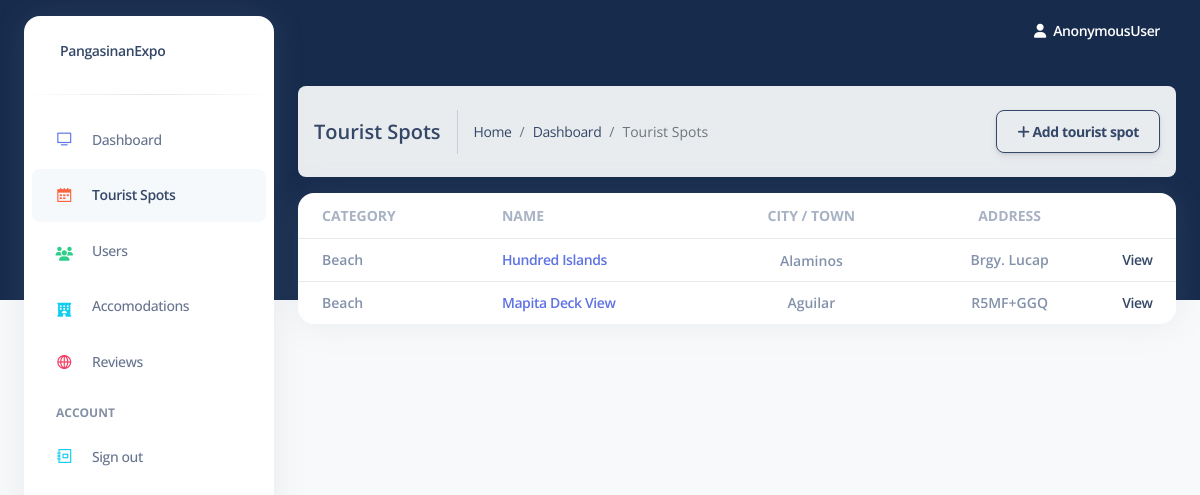
The page /tourist-spots/admin/ on the database as committed earlier.
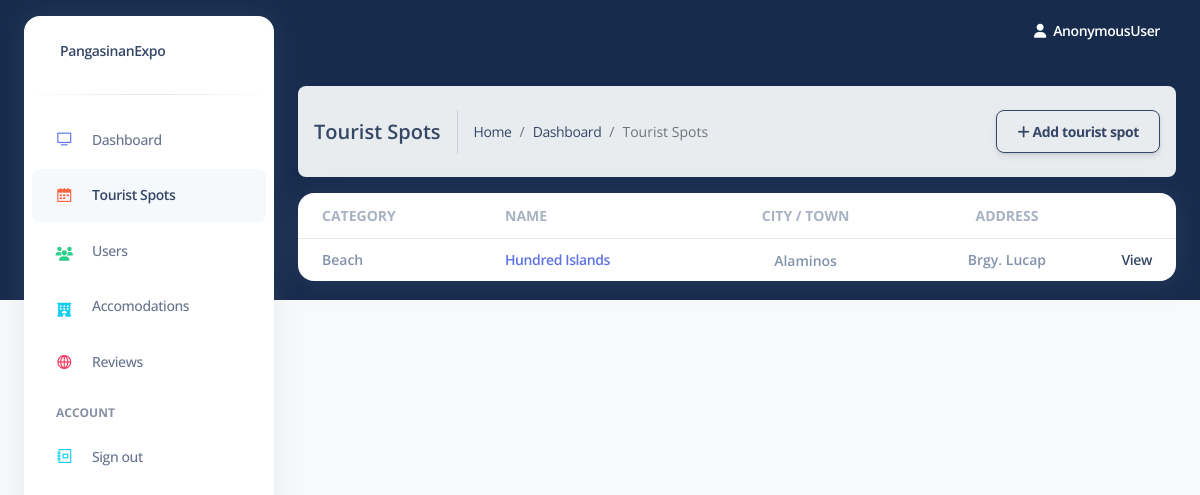
The same page on the database as committed later.
### home/models.py (models this page shows, shortened)
class TouristSpot(models.Model):
    name = models.CharField(max_length=100)
    description = models.TextField()
    address = models.CharField(max_length=100)
    city_or_town = models.CharField(
        max_length=100,
        choices=get_city_town_choices()
    )
    category = models.CharField(max_length = 100, choices = get_categories, null=True, blank = True)
    latitude = models.CharField(max_length=50)
    longitude = models.CharField(max_length=50)

### home/view/admin.py (the view)
# urls.py: path('tourist-spots/admin/', tourist_spots, name="tourist-spots-admin"),
def tourist_spots(request):
    spots = TouristSpot.objects.all()
    context = {
        'spots': spots
    }
    return render(request, 'home/admin/tourist_spots.html', context)

### home/templates/home/admin/tourist_spots.html (shortened to what this page needs)
{% extends 'home/admin/layout.html' %}
{% block content %}
<div class="container-fluid my-4">
    <nav aria-label="breadcrumb align-items-center">
        <ol class="breadcrumb d-flex align-items-center justify-content-between w-100">
            <div class="d-flex align-items-center">
                <h5 class="mt-2 d-none d-lg-block">Tourist Spots</h5>
                <li class="breadcrumb-item"><a href="javascript:;">Home</a></li>
                <li class="breadcrumb-item"><a href="javascript:;">Dashboard</a></li>
                <li class="breadcrumb-item active" aria-current="page">Tourist Spots</li>
            </div>
            <div class="d-flex align-items-center">
                <div>
                <a href="{% url 'add-tourist-spot' %}" type="button" class="btn btn-outline-default active text-dark d-none d-sm-block mt-3 w-100"><i class="fa fa-plus"></i> Add tourist spot</a>
                </div>
            </div>
        </ol>
    </nav>
    <div class="card">
        <div class="table-responsive ">
          <table class="table align-items-center mb-0 table-hover" id="table">
            <thead>
              <tr>
                <th class=" text-uppercase text-secondary text-sm font-weight-bolder opacity-7">Category</th>
                <th class="text-uppercase text-secondary text-sm font-weight-bolder opacity-7 ps-2">Name</th>
                <th class="text-center text-uppercase text-secondary text-sm font-weight-bolder opacity-7">City / Town</th>
                <th class="text-center text-uppercase text-secondary text-sm font-weight-bolder opacity-7">Address</th>
                <th class="text-center text-uppercase text-secondary text-sm font-weight-bolder opacity-7"></th>
              </tr>
            </thead>
            <tbody>
                {% for spot in spots %}
                    <tr>
                        <td class="">
                            <span class="text-secondary text-sm font-weight-bold ms-3">{{ spot.category }}</span>
                        </td>
                        <td>
                            <span class="text-default text-sm font-weight-bold"><a href="{% url 'tourist-spot-admin' spot.id %}" class="text-primary">{{ spot.name }}</a></span>
                        </td>
                        <td class="align-middle text-center text-sm">
                            <span class="text-secondary text-sm font-weight-bold">{{ spot.city_or_town }}</span>
                        </td>
                        <td class="align-middle text-center">
                            <span class="text-secondary text-sm font-weight-bold">{{ spot.address }}</span>
                        </td>
                        <td class="text-center">
                            <span class="text-secondary text-sm font-weight-bold"><a href="{% url 'tourist-spot-admin' spot.id %}">View</a></span>
                        </td>
                    </tr>
                {% endfor %}
            </tbody>
          </table>
        </div>
    </div>
</div>
{% endblock %}

### home/templates/home/admin/layout.html (shortened to what this page needs)
<!DOCTYPE html>
<html lang="en">
{% load static %}
<head>
  <link href="/static/assets/css/nucleo-icons.css" rel="stylesheet" />
  <link href="/static/assets/css/nucleo-svg.css" rel="stylesheet" />
  <link rel="stylesheet" href="https://cdnjs.cloudflare.com/ajax/libs/font-awesome/6.7.0/css/all.min.css" />
  <link href="/static/assets/css/nucleo-svg.css" rel="stylesheet" />
  <link id="pagestyle" href="/static/assets/css/argon-dashboard.css?v=2.0.4" rel="stylesheet" />
  <link rel="stylesheet" href="{% static 'assets/css/dataTables.min.css' %}" type="text/css">
</head>
<body class="g-sidenav-show  bg-gray-100">
    {% include 'home/admin/includes/aside.html' %}
  <main class="main-content position-relative border-radius-lg ">
    {% include 'home/admin/includes/nav.html' %}
    {% block content %}
    {% endblock %}
  </main>
</body>
</html>

### home/templates/home/admin/includes/aside.html (shortened to what this page needs)
<aside class="sidenav bg-white navbar navbar-vertical navbar-expand-xs border-0 border-radius-xl my-3 fixed-start ms-4 " id="sidenav-main">
    <div class="sidenav-header">
      <a class="navbar-brand m-0" href="" target="_blank">
        <span class="ms-1 font-weight-bold">PangasinanExpo</span>
      </a>
    </div>
    <hr class="horizontal dark mt-0">
    <div class="collapse navbar-collapse  w-auto " id="sidenav-collapse-main">
      <ul class="navbar-nav">
        <li class="nav-item">
          <a class="nav-link {% if request.path == '/dashboard/' %} bg-default active {% endif %}" href="{% url 'dashboard' %}">
            <div class="icon icon-shape icon-sm border-radius-md text-center me-2 d-flex align-items-center justify-content-center">
              <i class="ni ni-tv-2 text-primary text-sm opacity-10"></i>
            </div>
            <span class="nav-link-text ms-1">Dashboard</span>
          </a>
        </li>
        <li class="nav-item">
          <a class="nav-link {% if request.path == '/tourist-spots/admin/' %} bg-default active {% endif %} " href="{% url 'tourist-spots-admin' %}">
            <div class="icon icon-shape icon-sm border-radius-md text-center me-2 d-flex align-items-center justify-content-center">
              <i class="ni ni-calendar-grid-58 text-warning text-sm opacity-10"></i>
            </div>
            <span class="nav-link-text ms-1">Tourist Spots</span>
          </a>
        </li>
        <li class="nav-item">
          <a class="nav-link {% if request.path == '/users/admin/' %} bg-default active {%  endif %}" href="{% url 'users-admin' %}">
            <div class="icon icon-shape icon-sm border-radius-md text-center me-2 d-flex align-items-center justify-content-center">
              <i class="fa fa-users text-success text-sm opacity-10"></i>
            </div>
            <span class="nav-link-text ms-1">Users</span>
          </a>
        </li>
        <li class="nav-item">
          <a class="nav-link  {% if request.path == '/accommodations/admin/' %} bg-default active {% endif %} " href="{% url 'accommodations-admin' %}">
            <div class="icon icon-shape icon-sm border-radius-md text-center me-2 d-flex align-items-center justify-content-center">
              <i class="fa fa-hotel text-info text-sm opacity-10"></i>
            </div>
            <span class="nav-link-text ms-1">Accomodations</span>
          </a>
        </li>
        <li class="nav-item">
          <a class="nav-link " href="{% url 'testimonials-admin' %}">
            <div class="icon icon-shape icon-sm border-radius-md text-center me-2 d-flex align-items-center justify-content-center">
              <i class="ni ni-world-2 text-danger text-sm opacity-10"></i>
            </div>
            <span class="nav-link-text ms-1">Reviews</span>
          </a>
        </li>
        <li class="nav-item mt-3">
          <h6 class="ps-4 ms-2 text-uppercase text-xs font-weight-bolder opacity-6">Account</h6>
        </li>
        <li class="nav-item">
          <a class="nav-link " href="{% url 'custom_logout' %}">
            <div class="icon icon-shape icon-sm border-radius-md text-center me-2 d-flex align-items-center justify-content-center">
              <i class="ni ni-collection text-info text-sm opacity-10"></i>
            </div>
            <span class="nav-link-text ms-1">Sign out</span>
          </a>
        </li>
      </ul>
    </div>
  </aside>

### home/templates/home/admin/includes/nav.html (shortened to what this page needs)
<nav class="navbar navbar-main navbar-expand-lg px-0 mx-4 shadow-none border-radius-xl " id="navbarBlur" data-scroll="false">
    <div class="container-fluid py-1 px-3">
      <div class="collapse navbar-collapse mt-sm-0 mt-2 me-md-0 me-sm-4" id="navbar">
        <ul class="navbar-nav  justify-content-end">
          <li class="nav-item d-flex align-items-center">
            <a href="javascript:;" class="nav-link text-white font-weight-bold px-0">
              <i class="fa fa-user me-sm-1"></i>
              <span class="d-sm-inline d-none">{{ request.user }}</span>
            </a>
          </li>
        </ul>
      </div>
    </div>
</nav>

### static/assets/css/nucleo-svg.css (style rules this page uses)
.icon { display: inline-block; color: #111111; height: 1em; width: 1em; }
.icon-sm { height: 0.8em; width: 0.8em; }
.icon { fill: currentColor; stroke: none; }

Rows that differ between the two databases and show on the page:
removed TouristSpot: category "Beach", name "Mapita Deck View", city_or_town "Aguilar", address "R5MF+GGQ"
